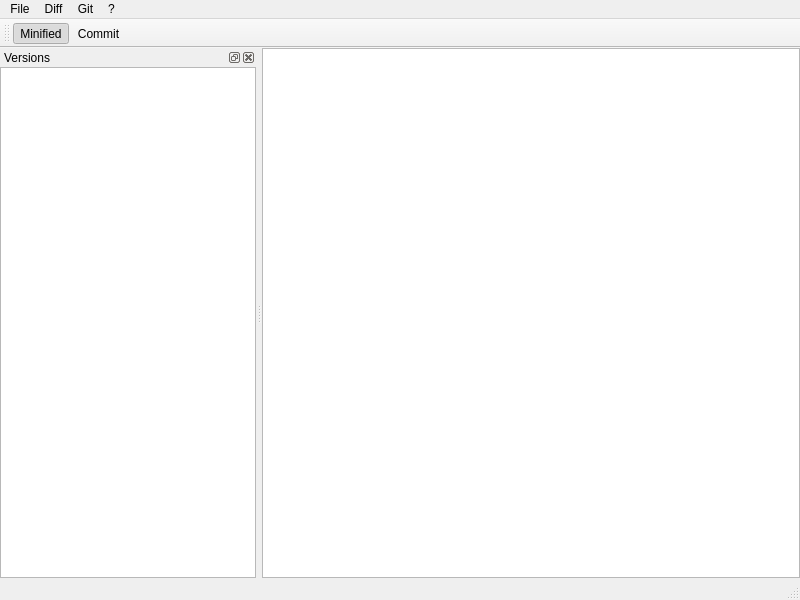
<?xml version="1.0" encoding="UTF-8"?>
<ui version="4.0">
 <class>MainWindow</class>
 <widget class="QMainWindow" name="MainWindow">
  <property name="geometry">
   <rect>
    <x>0</x>
    <y>0</y>
    <width>800</width>
    <height>600</height>
   </rect>
  </property>
  <property name="windowTitle">
   <string>PyShaderMinifier by Team210 - No shader loaded.</string>
  </property>
  <widget class="QWidget" name="centralwidget">
   <layout class="QVBoxLayout" name="verticalLayout">
    <property name="leftMargin">
     <number>0</number>
    </property>
    <property name="topMargin">
     <number>0</number>
    </property>
    <property name="rightMargin">
     <number>0</number>
    </property>
    <property name="bottomMargin">
     <number>0</number>
    </property>
    <item>
     <widget class="QTableView" name="diffView">
      <property name="horizontalScrollBarPolicy">
       <enum>Qt::ScrollBarAsNeeded</enum>
      </property>
      <property name="horizontalScrollMode">
       <enum>QAbstractItemView::ScrollPerPixel</enum>
      </property>
     </widget>
    </item>
   </layout>
  </widget>
  <widget class="QMenuBar" name="menubar">
   <property name="geometry">
    <rect>
     <x>0</x>
     <y>0</y>
     <width>800</width>
     <height>22</height>
    </rect>
   </property>
   <widget class="QMenu" name="menuFile">
    <property name="title">
     <string>File</string>
    </property>
    <addaction name="actionOpen"/>
    <addaction name="separator"/>
    <addaction name="actionExport_History"/>
    <addaction name="separator"/>
    <addaction name="actionQuit"/>
   </widget>
   <widget class="QMenu" name="menu">
    <property name="title">
     <string>?</string>
    </property>
    <addaction name="actionAbout"/>
    <addaction name="actionAbout_Qt"/>
   </widget>
   <widget class="QMenu" name="menuDiff">
    <property name="title">
     <string>Diff</string>
    </property>
    <addaction name="actionMinified"/>
   </widget>
   <widget class="QMenu" name="menuGit">
    <property name="title">
     <string>Git</string>
    </property>
    <addaction name="actionCommit"/>
   </widget>
   <addaction name="menuFile"/>
   <addaction name="menuDiff"/>
   <addaction name="menuGit"/>
   <addaction name="menu"/>
  </widget>
  <widget class="QStatusBar" name="statusbar"/>
  <widget class="QToolBar" name="toolBar">
   <property name="windowTitle">
    <string>toolBar</string>
   </property>
   <attribute name="toolBarArea">
    <enum>TopToolBarArea</enum>
   </attribute>
   <attribute name="toolBarBreak">
    <bool>false</bool>
   </attribute>
   <addaction name="actionMinified"/>
   <addaction name="actionCommit"/>
  </widget>
  <widget class="QDockWidget" name="dockWidget">
   <property name="windowTitle">
    <string>Versions</string>
   </property>
   <attribute name="dockWidgetArea">
    <number>1</number>
   </attribute>
   <widget class="QWidget" name="dockWidgetContents">
    <layout class="QVBoxLayout" name="verticalLayout_2">
     <property name="leftMargin">
      <number>0</number>
     </property>
     <property name="topMargin">
      <number>0</number>
     </property>
     <property name="rightMargin">
      <number>0</number>
     </property>
     <property name="bottomMargin">
      <number>0</number>
     </property>
     <item>
      <widget class="QTableView" name="versionView">
       <property name="selectionMode">
        <enum>QAbstractItemView::SingleSelection</enum>
       </property>
       <property name="selectionBehavior">
        <enum>QAbstractItemView::SelectRows</enum>
       </property>
      </widget>
     </item>
    </layout>
   </widget>
  </widget>
  <action name="actionOpen">
   <property name="text">
    <string>Open...</string>
   </property>
   <property name="shortcut">
    <string>Ctrl+O</string>
   </property>
  </action>
  <action name="actionQuit">
   <property name="text">
    <string>Quit</string>
   </property>
   <property name="shortcut">
    <string>Ctrl+Q</string>
   </property>
  </action>
  <action name="actionAbout">
   <property name="text">
    <string>About...</string>
   </property>
  </action>
  <action name="actionAbout_Qt">
   <property name="text">
    <string>About Qt...</string>
   </property>
  </action>
  <action name="actionExport_History">
   <property name="text">
    <string>Export History</string>
   </property>
   <property name="shortcut">
    <string>Ctrl+S</string>
   </property>
  </action>
  <action name="actionMinified">
   <property name="checkable">
    <bool>true</bool>
   </property>
   <property name="checked">
    <bool>true</bool>
   </property>
   <property name="text">
    <string>Minified</string>
   </property>
  </action>
  <action name="actionCommit">
   <property name="text">
    <string>Commit</string>
   </property>
  </action>
 </widget>
 <resources/>
 <connections/>
</ui>
